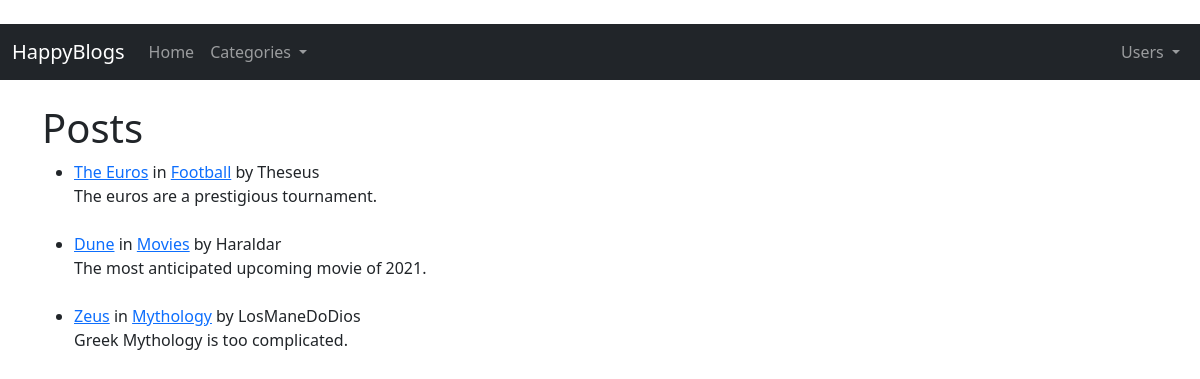
The page / on the database its author committed.
### ggblog/models.py (models this page shows, shortened)
class Post(models.Model):
    title = models.CharField(max_length=255)
    header_image = models.ImageField(null=True,blank=True,upload_to = 'images/')
    title_tag = models.CharField(max_length=255)
    author = models.ForeignKey(User, on_delete=models.CASCADE)
    body = RichTextField(blank=True,null= True)
    post_date = models.DateField(auto_now_add=True)
    category = models.CharField(max_length=255)
    snippet = models.CharField(max_length=255)
    likes = models.ManyToManyField(User,related_name='blog_posts')

### ggblog/views.py (the view)
# urls.py: path('',HomeView.as_view(),name="home"),
class HomeView(ListView):
    model= Post
    template_name = 'home.html'
    ordering = ['-post_date']
    def get_context_data(self, *args, **kwargs):
        cat_menu = Category.objects.all()
        context = super(HomeView,self).get_context_data( *args, **kwargs)
        context["cat_menu"]= cat_menu
        return context

### ggblog/models.py (called while the page is built)
    def __str__(self):
        return self.name

### ggblog/templates/home.html
{% extends 'base.html' %}
{% block content %}
<h1>Posts</h1>
<ul>
{% for post in object_list %}
   <li><a href="{% url 'BlogDeets' post.pk%}"> {{post.title }}</a> in <a href="{% url 'category' post.category %}"> {{post.category }}</a> by {{ post.author }} <br/>
     {{ post.snippet  }}
  </li>
<br/>
{% endfor %}
</ul>
{% endblock %}

### ggblog/templates/base.html (shortened to what this page needs)
<!doctype html>
<html lang="en">
  <head>
    <link href="https://cdn.jsdelivr.net/npm/bootstrap@5.0.1/dist/css/bootstrap.min.css" rel="stylesheet">
  </head>
  <body>
    <br/>
    <nav class="navbar navbar-expand-lg navbar-dark bg-dark">
        <div class="container-fluid">
          <a class="navbar-brand" href="{% url 'home' %}">HappyBlogs</a>
          <div class="collapse navbar-collapse" id="navbarSupportedContent">
            <ul class="navbar-nav me-auto mb-2 mb-lg-0">
              <li class="nav-item">
                <a class="nav-link " aria-current="page" href="{% url 'home' %}">Home</a>
              </li>
              {% if cat_menu %}
              <li class="nav-item dropdown">
                <a class="nav-link dropdown-toggle" href="#" id="navbarDropdown" role="button" data-bs-toggle="dropdown" aria-expanded="false">
                  Categories
                </a>
              </li>
              {% endif %}
            </ul>
            <ul class="navbar-nav ml-auto">
              {% if user.is_authenticated%}
              {% else %}
              <li class="nav-item dropdown">
                <a class="nav-link dropdown-toggle" href="#" id="navbarDropdown" role="button" data-bs-toggle="dropdown" aria-expanded="false">
                  Users
                </a>
                  {% endif %}
              </li>
            </ul>
          </div>
        </div>
      </nav>
    <br/>
    <div class="container">
    {% block content %}
    {% endblock %}
    </div>
  </body>
</html>

### rows shown on the page
Post: title "The Euros", category "Football", author "Theseus", snippet "The euros are a prestigious tournament."
Post: title "Dune", category "Movies", author "Haraldar", snippet "The most anticipated upcoming movie of 2021."
Post: title "Zeus", category "Mythology", author "LosManeDoDios", snippet "Greek Mythology is too complicated."
